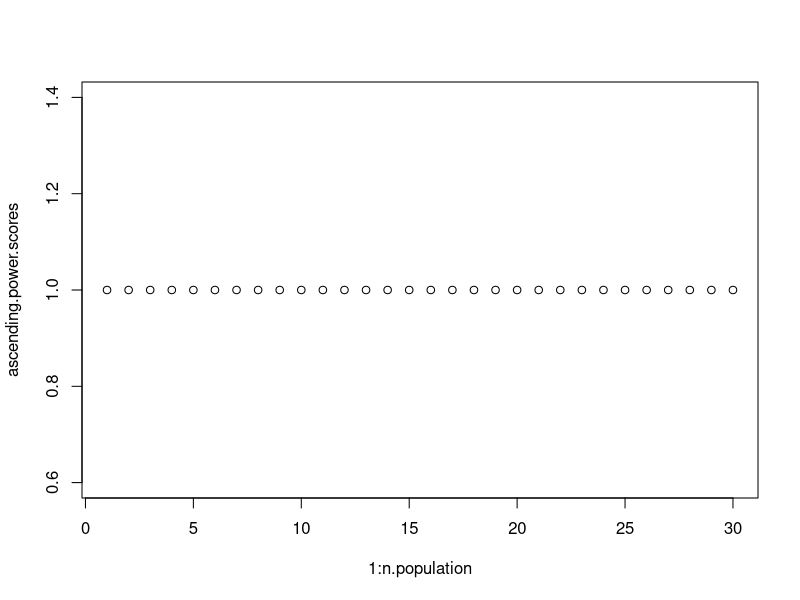
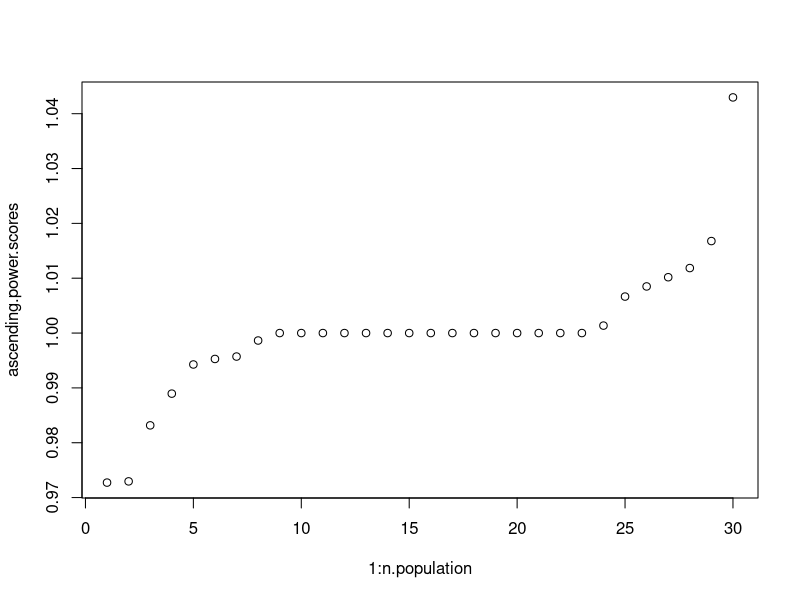
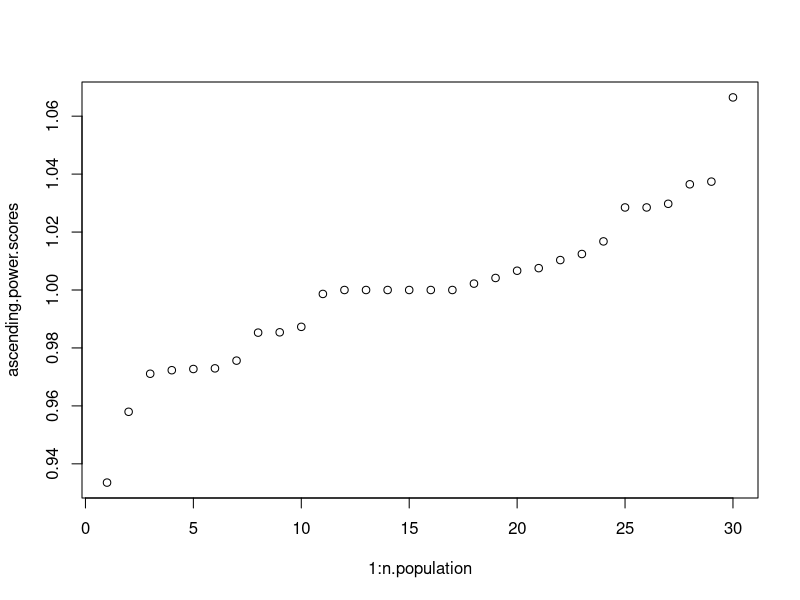
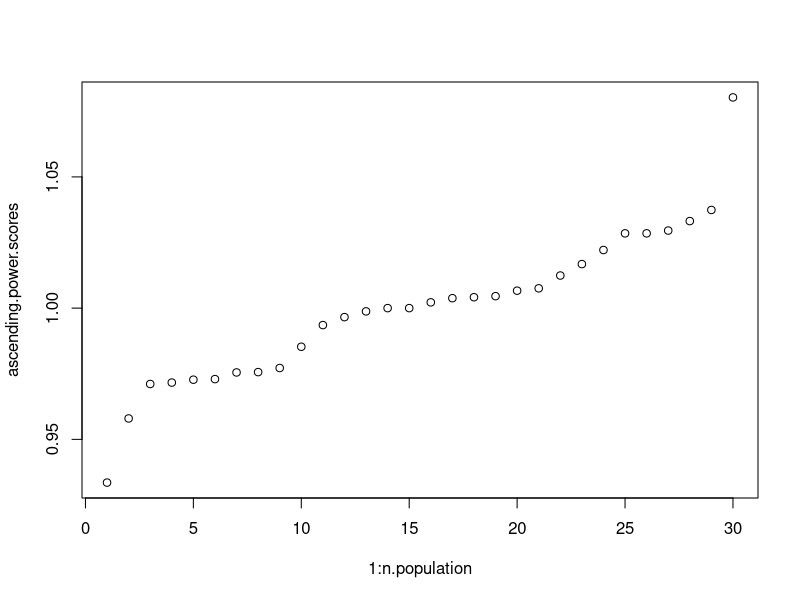
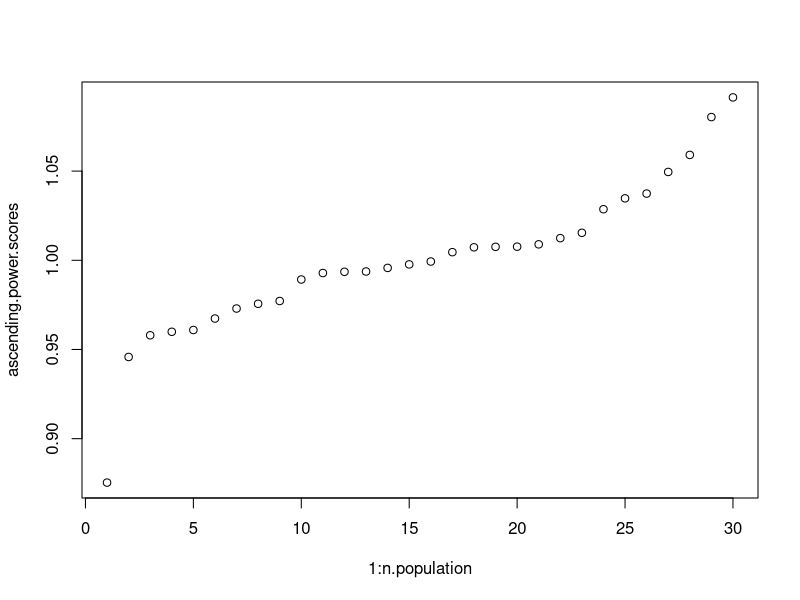
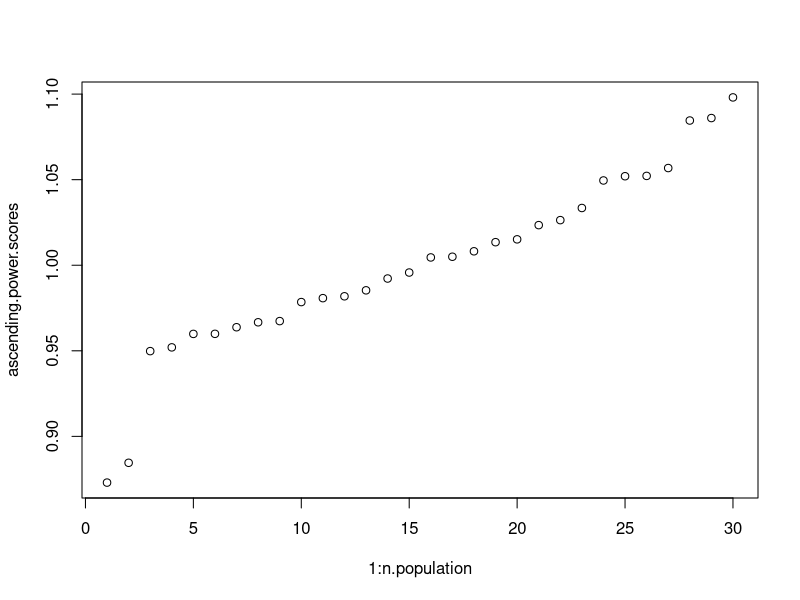
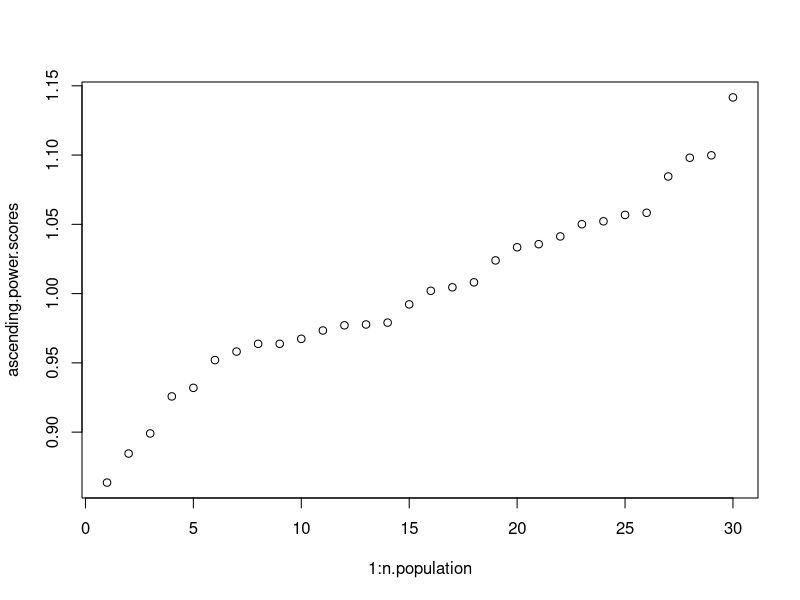
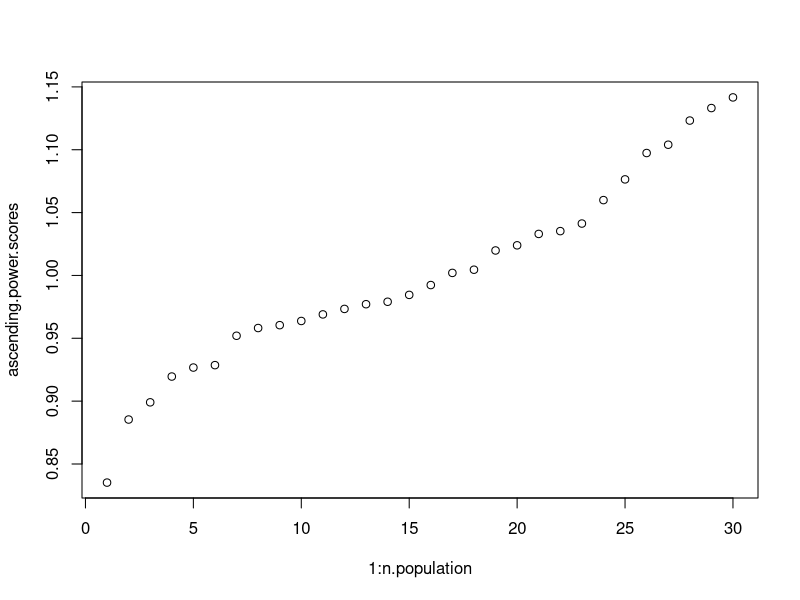

The R script that drew these images, in order:
# this is a simplified version of the radicalization model

library(dplyr)
library(ggplot2)

n.population <- 30  #size of population

prob.success.of.take.sd <- 7 # the standard deviation of the normal curve centered at the difference between two peoples power levels

initial.chance.encounter <- 0.01
initial.take.sd <- 0.01
mutation.sd <- 0.01

selection.cutoff <- 5
mutation.cutoff <- 0.8

power.score.index <- (n.population * 2) + 1

# This function instantiates the origional matrix
initial.population.simple <- function(){
  
  power.vector <- c(rep(1, n.population))
  
  chance.encoutner.vector <- rep(initial.chance.encounter, n.population * n.population)
  
  initial.take.sd.vector <- rep(initial.take.sd, n.population * n.population)
  
  
  return(matrix(c(chance.encoutner.vector, initial.take.sd.vector, power.vector), byrow=F, nrow = n.population))
}

exchange.power.simple <- function(population){
  
  population.vector <- 1:n.population
  
  index.initiated <- c()
  index.initiator <- c()
  exchange.amount <- c()
  
  for(i in 1:n.population){
    
    for(j in population.vector[-i]){
      
      if(runif(1, 0, 1) < population[i,j]){
        
        power.take <- abs(rnorm(1, 0, abs(population[i, (n.population + j)])))
        
        index.initiated <- append(index.initiated, j, after = length(index.initiated))
        index.initiator <- append(index.initiator, i, after = length(index.initiator))
        exchange.amount <- append(exchange.amount, power.take, after = length(exchange.amount))
      }
    }
  }
  return(data.frame(index.initiated, index.initiator, exchange.amount))
}

exchange.response.simple <- function(IED.simple){
  
  if(nrow(IED.simple) > 0){
    
    # response to people trying to take their power
    for(i in 1:length(IED.simple[,1])){
      
      # if a random number from a probablility distribution with mean = (power score of person taking power) - (power score of person being taken from)
      # and sd = prob.success.of.take.sd is greater than 0, (if the initiator is successful)
      if(rnorm(1,((population[IED.simple[i,2], power.score.index]) - (population[IED.simple[i,1], power.score.index])), prob.success.of.take.sd) > 0){
        
        # if the person is trying to take more than the person has, the person being taken from losses all of their power (down to zero)
        if(population[IED.simple[i,1], power.score.index] - IED.simple[i,3] < 0){
          
          population[IED.simple[i,1], power.score.index] <- 0
          population[IED.simple[i,2], power.score.index] <- population[IED.simple[i,2], power.score.index] + population[IED.simple[i,1], power.score.index]
          
        } else {
          
          population[IED.simple[i,1], power.score.index] <- population[IED.simple[i,1], power.score.index] - IED.simple[i,3]
          population[IED.simple[i,2], power.score.index] <- population[IED.simple[i,2], power.score.index] + IED.simple[i,3]
          
        }
        # if the initiator is not successful
      } else {
        
        # if the person tried to take more than they had, the person who failed the attempted take losses all their power
        if(population[IED.simple[i,2], power.score.index] - IED.simple[i,3] < 0){
          
          population[IED.simple[i,1], power.score.index] <- population[IED.simple[i,1], power.score.index] + population[IED.simple[i,2], power.score.index]
          population[IED.simple[i,2], power.score.index] <- 0
          
        } else {
          
          population[IED.simple[i,1], power.score.index] <- population[IED.simple[i,1], power.score.index] + IED.simple[i,3]
          population[IED.simple[i,2], power.score.index] <- population[IED.simple[i,2], power.score.index] - IED.simple[i,3]
          
        }
      }
    }
  }
  return(population)
}
  
genetic.algorithm.simple <- function(population){
  
  
  for(i in 1:n.population){
    # if person i is not above the selection cutoff, the person is regenerated with random perameters between 0 and 1. Their power score stays the same
    if(population[i, power.score.index] < selection.cutoff){
      population[i,] <- c(rep(runif(1, 0, .1), n.population * 2), population[i, power.score.index])
      
      # if person i is not above the mutation cutoff, then all of the persons perameters are mutated slightly
    } else if(population[i, power.score.index] < mutation.cutoff){
      
      for(j in 1:(n.population * 2)){
        population[i,j] <- population[i,j] + rnorm(1, 0, mutation.sd)
      }
    }
  }
  return(population)
}

genetic.algorithm.simple.copy.up <- function(population){
  
  
  power.scores <- population[,power.score.index]
  index.vector <- 1:n.population
  index.by.ascending.power <- c()
  
  for(i in 1:n.population){
    
    index.by.ascending.power <- append(index.by.ascending.power, index.vector[which.min(power.scores)], after = length(index.by.ascending.power))
    index.vector <- index.vector[-(which.min(power.scores))]
    power.scores <- power.scores[-(which.min(power.scores))]
    
  }
  
  for(i in index.by.ascending.power[-n.population]){
    
    index.to.copy <- index.by.ascending.power[which(index.by.ascending.power == i) + 1]
    #index.most.powerful <- index.by.ascending.power[n.population]
    
    population[i,] <- c(population[index.to.copy, 1] + rnorm(1, 0, mutation.sd), population[index.to.copy, 2] + rnorm(1, 0, mutation.sd), 
                        population[index.to.copy, 3] + rnorm(1, 0, mutation.sd), population[index.to.copy, 4] + rnorm(1, 0, mutation.sd), 
                        population[index.to.copy, 5] + rnorm(1, 0, mutation.sd), population[index.to.copy, 6] + rnorm(1, 0, mutation.sd),
                        population[index.to.copy, 7] + rnorm(1, 0, mutation.sd), population[index.to.copy, 8] + rnorm(1, 0, mutation.sd),
                        population[index.to.copy, 9] + rnorm(1, 0, mutation.sd), population[index.to.copy, 10] + rnorm(1, 0, mutation.sd),
                        population[index.to.copy, 11] + rnorm(1, 0, mutation.sd), population[index.to.copy, 12] + rnorm(1, 0, mutation.sd),
                        population[index.to.copy, 13] + rnorm(1, 0, mutation.sd), population[index.to.copy, 14] + rnorm(1, 0, mutation.sd),
                        population[index.to.copy, 15] + rnorm(1, 0, mutation.sd), population[index.to.copy, 16] + rnorm(1, 0, mutation.sd),
                        population[index.to.copy, 17] + rnorm(1, 0, mutation.sd), population[index.to.copy, 18] + rnorm(1, 0, mutation.sd),
                        population[index.to.copy, 19] + rnorm(1, 0, mutation.sd), population[index.to.copy, 20] + rnorm(1, 0, mutation.sd),
                        population[index.to.copy, 21] + rnorm(1, 0, mutation.sd), population[index.to.copy, 22] + rnorm(1, 0, mutation.sd),
                        population[index.to.copy, 23] + rnorm(1, 0, mutation.sd), population[index.to.copy, 24] + rnorm(1, 0, mutation.sd),
                        population[index.to.copy, 25] + rnorm(1, 0, mutation.sd), population[index.to.copy, 26] + rnorm(1, 0, mutation.sd),
                        population[index.to.copy, 27] + rnorm(1, 0, mutation.sd), population[index.to.copy, 28] + rnorm(1, 0, mutation.sd),
                        population[index.to.copy, 29] + rnorm(1, 0, mutation.sd), population[index.to.copy, 30] + rnorm(1, 0, mutation.sd),
                        population[index.to.copy, 31] + rnorm(1, 0, mutation.sd), population[index.to.copy, 32] + rnorm(1, 0, mutation.sd), 
                        population[index.to.copy, 33] + rnorm(1, 0, mutation.sd), population[index.to.copy, 34] + rnorm(1, 0, mutation.sd), 
                        population[index.to.copy, 35] + rnorm(1, 0, mutation.sd), population[index.to.copy, 36] + rnorm(1, 0, mutation.sd),
                        population[index.to.copy, 37] + rnorm(1, 0, mutation.sd), population[index.to.copy, 38] + rnorm(1, 0, mutation.sd),
                        population[index.to.copy, 39] + rnorm(1, 0, mutation.sd), population[index.to.copy, 40] + rnorm(1, 0, mutation.sd),
                        population[index.to.copy, 41] + rnorm(1, 0, mutation.sd), population[index.to.copy, 42] + rnorm(1, 0, mutation.sd),
                        population[index.to.copy, 43] + rnorm(1, 0, mutation.sd), population[index.to.copy, 44] + rnorm(1, 0, mutation.sd),
                        population[index.to.copy, 45] + rnorm(1, 0, mutation.sd), population[index.to.copy, 46] + rnorm(1, 0, mutation.sd),
                        population[index.to.copy, 47] + rnorm(1, 0, mutation.sd), population[index.to.copy, 48] + rnorm(1, 0, mutation.sd),
                        population[index.to.copy, 49] + rnorm(1, 0, mutation.sd), population[index.to.copy, 50] + rnorm(1, 0, mutation.sd),
                        population[index.to.copy, 51] + rnorm(1, 0, mutation.sd), population[index.to.copy, 52] + rnorm(1, 0, mutation.sd),
                        population[index.to.copy, 53] + rnorm(1, 0, mutation.sd), population[index.to.copy, 54] + rnorm(1, 0, mutation.sd),
                        population[index.to.copy, 55] + rnorm(1, 0, mutation.sd), population[index.to.copy, 56] + rnorm(1, 0, mutation.sd),
                        population[index.to.copy, 57] + rnorm(1, 0, mutation.sd), population[index.to.copy, 58] + rnorm(1, 0, mutation.sd),
                        population[index.to.copy, 59] + rnorm(1, 0, mutation.sd), population[index.to.copy, 60] + rnorm(1, 0, mutation.sd),
                        population[i, power.score.index])
    
    #if(population[i,power.score.index] == 0){
    #  population[i, index.most.powerful] <- 0.5
    #  population[i, (n.population + index.most.powerful)] <- 0.5
    #}
  }
  return(population)
}

run.n.gens.simple.v1 <- function(n){
  
  for(i in 1:n){
    intermediate.exchange.data.simple <- exchange.power.simple(population)
    population <- exchange.response.simple(intermediate.exchange.data.simple)
    population <- genetic.algorithm.simple(population)
  }
  
  return(population)
}

run.n.gens.simple.v2 <- function(n){
  
  for(i in 1:n){
    intermediate.exchange.data.simple <- exchange.power.simple(population)
    population <- exchange.response.simple(intermediate.exchange.data.simple)
    population <- genetic.algorithm.simple.copy.up(population)
  }
  
  return(population)
}

plot.power.by.rank.simple.plot <- function(population){
  
  power.scores <- population[,power.score.index]
  ascending.power.scores <- c()
  
  for(i in 1:n.population){
    
    ascending.power.scores <- append(ascending.power.scores, power.scores[which.min(power.scores)], after = length(ascending.power.scores))
    power.scores <- power.scores[-(which.min(power.scores))]
    
  }
  
  plot(1:n.population, ascending.power.scores)
}

plot.power.by.rank.ggplot2 <- function(population){
  
  power.scores <- population[,power.score.index]
  index.vector <- 1:n.population
  ascending.power.scores <- c()
  index.by.ascending.power <- c()
  
  for(i in 1:n.population){
    
    ascending.power.scores <- append(ascending.power.scores, power.scores[which.min(power.scores)], after = length(ascending.power.scores))
    index.by.ascending.power <- append(index.by.ascending.power, index.vector[which.min(power.scores)], after = length(index.by.ascending.power))
    index.vector <- index.vector[-(which.min(power.scores))]
    power.scores <- power.scores[-(which.min(power.scores))]
    
  }
  
  d <- data.frame(x = 1:n.population, y = ascending.power.scores, names = index.by.ascending.power)
  ggplot(d, aes(x,y)) + geom_text(aes(label=names))
}

plot.power.by.person <- function(population){
  
  plot(1:n.population, population[,power.score.index])
}



population <- initial.population.simple()
plot.power.by.rank.simple.plot(population)

for(i in 1:20){
  population <- run.n.gens.simple.v2(100)
  plot.power.by.rank.simple.plot(population)
}

population <- run.n.gens.simple.v2(1)
plot.power.by.rank.ggplot2(population)
population
